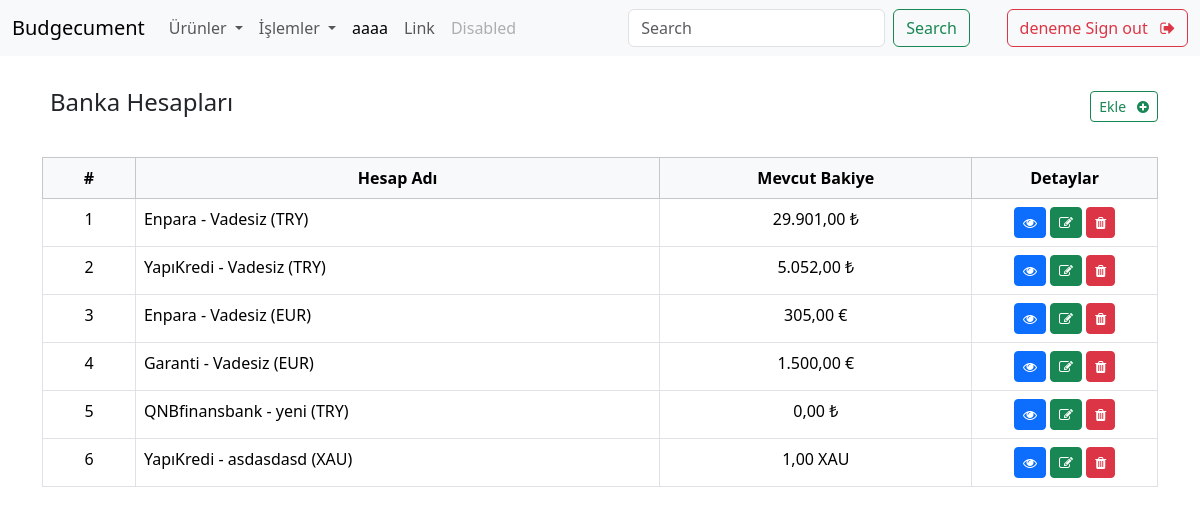
Page /bank_accounts/ (signed in) on the earlier database version.
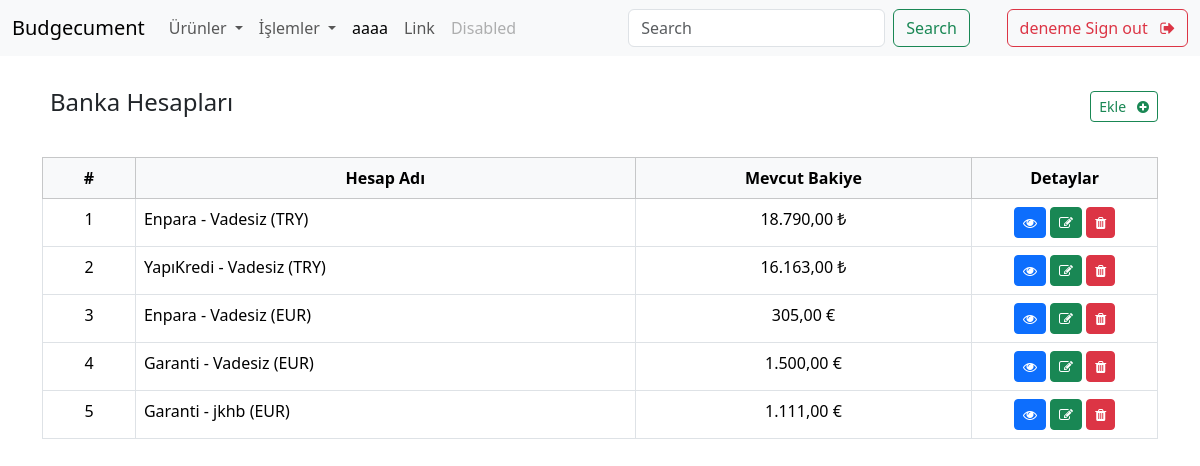
Same page on the later database version.
### apps/bank_accounts/models.py (models this page shows, shortened)
class BankAccount(models.Model):
    uid = models.UUIDField(default=uuid.uuid4, editable=False, unique=True)
    name = models.CharField(max_length=200)
    bank = models.ForeignKey(BankName, on_delete=models.CASCADE)
    account_holder = models.ForeignKey(AccountHolder, on_delete=models.CASCADE)
    currency = models.ForeignKey(Currency, on_delete=models.CASCADE)
    current_balance = models.DecimalField(max_digits=100, decimal_places=2)
    class Meta:
        verbose_name = "Banka Hesabı"
        verbose_name_plural = "Banka Hesapları"

### apps/common/models.py (models this page shows, shortened)
class BankName(models.Model):
    name = models.CharField(max_length=200)
    def __str__(self):
        return f"{self.name}"
    class Meta:
        verbose_name = "Banka Adı"
        verbose_name_plural = "Banka Adları"

class Currency(models.Model):
    code = models.CharField(max_length=3, unique=True)  # ISO 4217 code
    name = models.CharField(max_length=50)
    symbol = models.CharField(max_length=10)
    class Meta:
        verbose_name = "Para Birimi"
        verbose_name_plural = "Para Birimleri"

### apps/bank_accounts/views.py (the view)
# urls.py: path('', views.BankAccountListView.as_view(), name='bank_account_list'),
class BankAccountListView(LoginRequiredMixin, ListView):
    model = BankAccount
    template_name = 'bank_accounts/bank_account_list.html'
    def get_queryset(self):
        return BankAccount.objects.filter(account_holder=self.request.user.accountholder)

### templates/bank_accounts/bank_account_list.html (shortened to what this page needs)
{% extends "base.html" %}
{% load crispy_forms_tags %}
{% block content %}
<div class="container">
    <div class="d-flex justify-content-between align-items-center">
    <h4 class="p-2">Banka Hesapları</h4>
    <a href="{% url 'bank_account_create' %}" class="btn btn-outline-success btn-sm">Ekle &nbsp;
    <i class="fa fa-plus-circle" aria-hidden="true"></i></a>
  </div>
    <br>
<table class="table table-hover table-bordered">
    <thead class="table-light text-center">
        <tr>
            <th scope="col" class="col-sm-1">#</th>
            <th scope="col">Hesap Adı</th>
            <th scope="col">Mevcut Bakiye</th>
            <th scope="col" class="col-sm-2">Detaylar</th>
        </tr>
    </thead>
    <tbody>
        {% if object_list %}
            {% for object in object_list %}
            <tr>
                <td class="text-center">{{ forloop.counter }}</td>
                <td class="text-left">{{ object.bank }} - {{ object.name }} ({{ object.currency.code }})</td>
                <td class="text-center {% if object.current_balance < 0 %}text-danger{% endif %}">{{ object.current_balance }} {{ object.currency.symbol }}</td>
                <td class="text-center">
                    <a class="btn btn-primary btn-sm" href="{% url 'bank_account_detail' uid=object.uid %}">
                        <i class="fa fa-eye" aria-hidden="true"></i>
                    </a>
                    <a class="btn btn-success btn-sm" href="{% url 'bank_account_edit' uid=object.uid %}">
                        <i class="fa fa-pencil-square-o" aria-hidden="true"></i>
                    </a>
                    <a href="#" class="btn btn-danger btn-sm" onclick="showModal('{{ object.uid }}',
                                                                        'Bu banka hesabını silmek istediğinize emin misiniz?',
                                                                         '{% url 'bank_account_delete' uid=object.uid %}')">
                        <i class="fa fa-trash" aria-hidden="true"></i>
                    </a>
                </td>
            </tr>
            {% endfor %}
        {% else %}
            <tr>
                <td colspan="8">Banka hesabı bulunamadı.</td>
            </tr>
        {% endif %}
    </tbody>
</table>
</div>
{% endblock %}

### templates/base.html (shortened to what this page needs)
{% load static %}
<!doctype html>
<html lang="tr">
<head>
    <link href="https://cdn.jsdelivr.net/npm/bootstrap@5.3.3/dist/css/bootstrap.min.css" rel="stylesheet">
    <link href="https://cdnjs.cloudflare.com/ajax/libs/select2/4.0.13/css/select2.min.css" rel="stylesheet" />
    <link rel="stylesheet" href="https://cdnjs.cloudflare.com/ajax/libs/font-awesome/4.7.0/css/font-awesome.min.css">
    <link rel="stylesheet" type="text/css" href="{% static 'css/styles.css' %}">
</head>
<body>
        {% include 'navbar.html' %}
        <br>
        {% block content %}{% endblock %}
</body>
</html>

### templates/navbar.html (shortened to what this page needs)
<nav class="navbar navbar-expand-lg bg-body-tertiary">
  <div class="container-fluid">
    <a class="navbar-brand" href="http://127.0.0.1:8000/">Budgecument</a>
    <div class="collapse navbar-collapse" id="navbarSupportedContent">
      <ul class="navbar-nav me-auto mb-2 mb-lg-0">
        {% if user.is_authenticated %}
        <li class="nav-item dropdown">
          <a class="nav-link dropdown-toggle" href="#" role="button" data-bs-toggle="dropdown" aria-expanded="false">
            Ürünler
          </a>
        </li>
        {% endif %}
        {% if user.is_authenticated %}
        <li class="nav-item dropdown">
          <a class="nav-link dropdown-toggle" href="#" role="button" data-bs-toggle="dropdown" aria-expanded="false">
            İşlemler
          </a>
        </li>
        {% endif %}
        <li class="nav-item">
          <a class="nav-link active" aria-current="page" href="{% url 'bank_account_list' %}">aaaa</a>
        </li>
        <li class="nav-item">
          <a class="nav-link" href="#">Link</a>
        </li>
        <li class="nav-item">
          <a class="nav-link disabled" aria-disabled="true">Disabled</a>
        </li>
      </ul>
      <form class="d-flex" role="search">
        <input class="form-control me-2" type="search" placeholder="Search" aria-label="Search">
        <button class="btn btn-outline-success" type="submit">Search</button>
      </form>
        <ul class="navbar-nav mr-auto">
          {% if user.is_authenticated %}
          <p class="nav-link active"> </p>
              <li class="nav-item">
                <a class="btn btn-outline-danger" href="{% url 'logout' %}">{{user.username}} Sign out &nbsp;
                  <i class="fa fa-sign-out" aria-hidden="true"></i> </a>
              </li>
        </ul>
      {% endif %}
      </div>
    </div>
</nav>

Differences in the rows shown:
removed BankAccount: bank "QNBfinansbank", name "yeni", currency.code "TRY", current_balance "0,00", currency.symbol "₺"
removed BankAccount: bank "YapıKredi", name "asdasdasd", currency.code "XAU", current_balance "1,00", currency.symbol "XAU"
changed BankAccount (number 1 of 5 on the later page): current_balance "29.901,00" → "18.790,00"
changed BankAccount "YapıKredi": current_balance "5.052,00" → "16.163,00"
added BankAccount: bank "Garanti", name "jkhb", currency.code "EUR", current_balance "1.111,00", currency.symbol "€"
